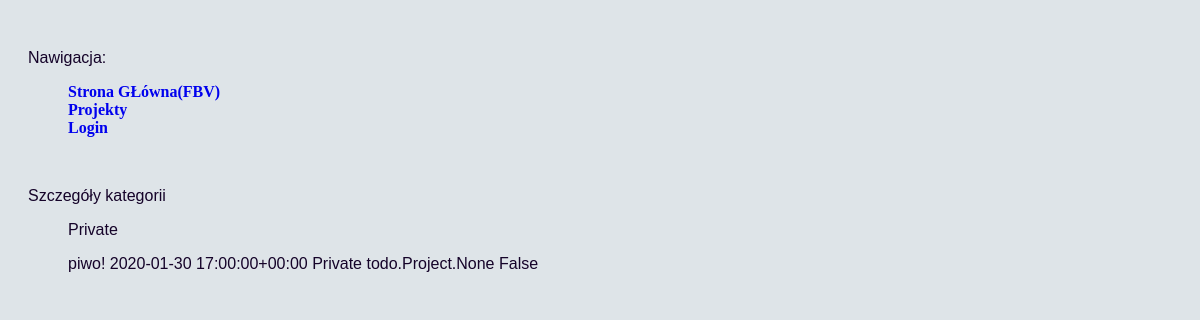
Page /category/1/ on the committed database.
### todo/models.py (models this page shows)
class Category(models.Model):
    name = models.CharField(max_length=120, unique=True, verbose_name="name")
    class Meta:
        verbose_name = "Category"
        verbose_name_plural = "Categories"
    def __str__(self):
        return self.name

class Task(models.Model):
    desc = models.CharField(max_length=400, verbose_name="description")
    due_date = models.DateTimeField(
        verbose_name="due date", default=timezone.now,)
    category = models.ForeignKey(Category, on_delete=models.PROTECT)
    projects = models.ManyToManyField(Project)
    done_task = models.BooleanField(verbose_name="done task", default=False)
    def __str__(self):
        return f"{self.desc} {self.due_date} {self.category} {self.projects} {self.done_task}"

### todo/views.py (the view)
# urls.py: path('category/<int:pk>/', views.CategoryDetails.as_view(), name='category_details'),
class CategoryDetails(DetailView):
        model = Category
        template_name = 'todo/category_details.html'

### todo/templates/todo/category_details.html
{% extends "base.html" %}
{% block content %}
<br>
<p>Szczegóły kategorii</p>
<ul>{{ category.name }}</ul>
<ul>
    {% for task in object.task_set.all %}
    <li>{{ task }}</li>
    {% endfor %}
</ul>
{% endblock %}

### todo/static/todo/style.css (style rules this page uses)
body { font-family: Arial, Helvetica, sans-serif; background-color: #dbe2e6e7; color: #150329; position: fixed; padding: 20px 20px 20px 20px; }
ul { list-style: none; }
li { list-style: none; }

### rows in the picture
Category: name "Private"
Task: desc+due_date+category "piwo! 2020-01-30 17:00:00+00:00 Private todo.Project.None False"
